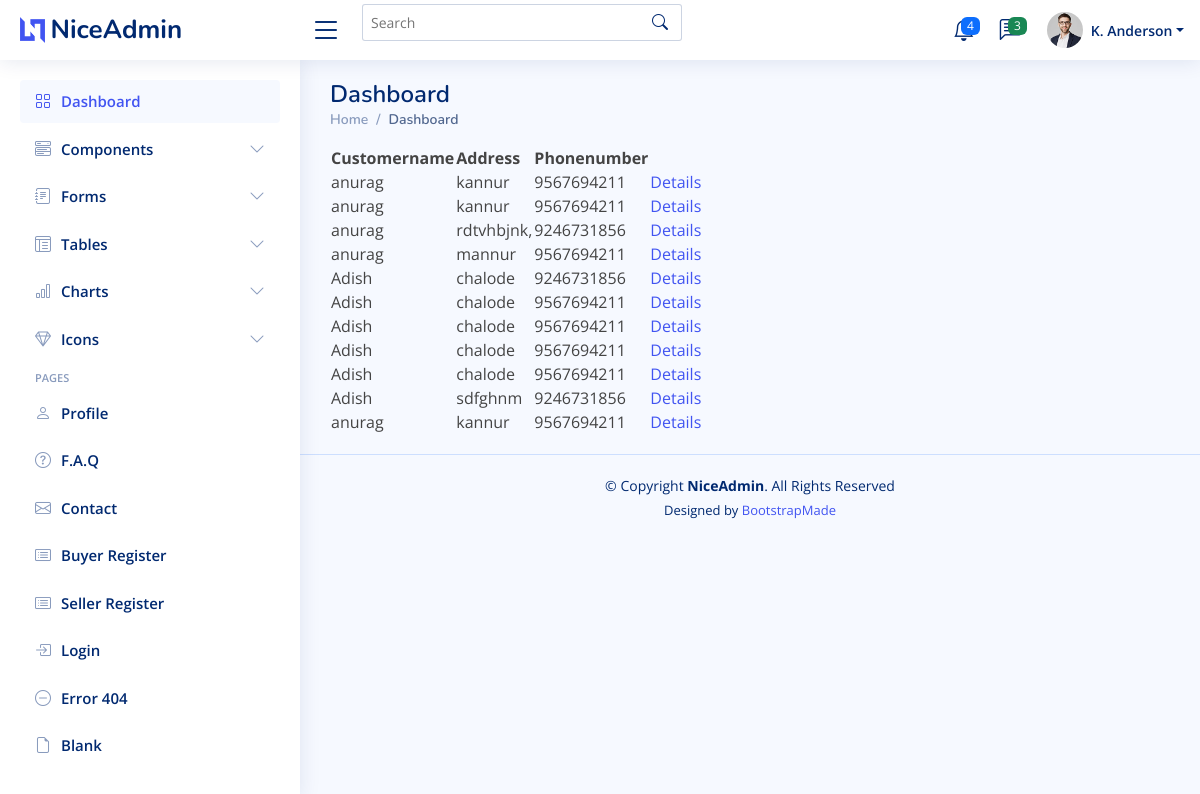
The app's page /vieworder/ (signed in) with its own data.
### buyer/models.py (models this page shows)
class order_tb(models.Model):
    Customername=models.CharField(max_length=20)
    Address=models.CharField(max_length=20)
    Phonenumber=models.CharField(max_length=20)
    Buyerid=models.ForeignKey(register_tb,on_delete=models.CASCADE)
    Status=models.CharField(max_length=20,default="pending")
    Orderdate=models.CharField(max_length=20)
    Time=models.CharField(max_length=20)
    Grandtotal=models.IntegerField()

### seller/views.py (the view)
# urls.py: path('vieworder/',sellerview.vieworder,name='vieworder'),
def vieworder(request):
    prdct=Product_tb.objects.filter(Sellerid=request.session["sellerid"])
    odr=orderitem_tb.objects.filter(Productid__in=prdct)
    ode=order_tb.objects.filter(id__in=odr)
    return render(request,'vieworder.html',{'od':ode})

### templates/vieworder.html
{% extends 'Newbase.html' %}
{% block content%}
<html>
    <body>
        <table>
            <tr>
                <th>Customername</th>
                <th>Address</th>
                <th>Phonenumber</th>
            </tr>
            {% for v in od %}
            <tr>
                <td>{{v.Customername}}</td>
                <td>{{v.Address}}</td>
                <td>{{v.Phonenumber}}</td>
                <td><a href="{% url 'Details' v.id %}">Details</a></td>
            </tr>
            {% endfor %}
        </table>
    </body>
</html>
{% endblock %}

### static/NiceAdmin/assets/css/style.css (style rules this page uses)
:root { scroll-behavior: smooth; }
body { font-family: "Open Sans", sans-serif; background: #f6f9ff; color: #444444; }

### records on screen
order_tb: Customername "anurag", Address "kannur", Phonenumber "9567694211"
order_tb: Customername "anurag", Address "kannur", Phonenumber "9567694211"
order_tb: Customername "anurag", Address "rdtvhbjnk,", Phonenumber "9246731856"
order_tb: Customername "anurag", Address "mannur", Phonenumber "9567694211"
order_tb: Customername "Adish", Address "chalode", Phonenumber "9246731856"
order_tb: Customername "Adish", Address "chalode", Phonenumber "9567694211"
order_tb: Customername "Adish", Address "chalode", Phonenumber "9567694211"
order_tb: Customername "Adish", Address "chalode", Phonenumber "9567694211"
order_tb: Customername "Adish", Address "chalode", Phonenumber "9567694211"
order_tb: Customername "Adish", Address "sdfghnm", Phonenumber "9246731856"
order_tb: Customername "anurag", Address "kannur", Phonenumber "9567694211"
